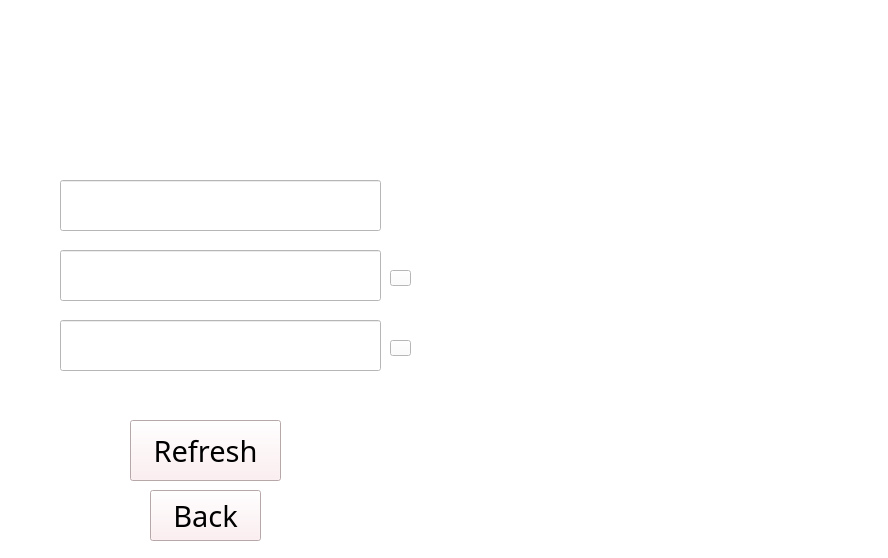
<?xml version="1.0" encoding="UTF-8"?>
<ui version="4.0">
 <class>MiniPicasso</class>
 <widget class="QWidget" name="MiniPicasso">
  <property name="geometry">
   <rect>
    <x>0</x>
    <y>0</y>
    <width>888</width>
    <height>558</height>
   </rect>
  </property>
  <property name="windowTitle">
   <string>Form</string>
  </property>
  <property name="styleSheet">
   <string notr="true">background-color: rgb(255, 255, 255);</string>
  </property>
  <widget class="QLineEdit" name="lineEdit">
   <property name="geometry">
    <rect>
     <x>60</x>
     <y>180</y>
     <width>321</width>
     <height>51</height>
    </rect>
   </property>
   <property name="font">
    <font>
     <family>Arial</family>
     <pointsize>14</pointsize>
    </font>
   </property>
   <property name="styleSheet">
    <string notr="true">border-image: url(:/images/border.PNG);</string>
   </property>
   <property name="text">
    <string/>
   </property>
   <property name="alignment">
    <set>Qt::AlignLeading|Qt::AlignLeft|Qt::AlignVCenter</set>
   </property>
   <property name="placeholderText">
    <string notr="true" comment="Username" extracomment="Username"/>
   </property>
  </widget>
  <widget class="QLineEdit" name="lineEdit_2">
   <property name="geometry">
    <rect>
     <x>60</x>
     <y>250</y>
     <width>321</width>
     <height>51</height>
    </rect>
   </property>
   <property name="font">
    <font>
     <family>Arial</family>
     <pointsize>14</pointsize>
    </font>
   </property>
   <property name="styleSheet">
    <string notr="true">border-image: url(:/images/border.PNG);</string>
   </property>
   <property name="text">
    <string/>
   </property>
   <property name="alignment">
    <set>Qt::AlignLeading|Qt::AlignLeft|Qt::AlignVCenter</set>
   </property>
   <property name="placeholderText">
    <string notr="true" comment="Username" extracomment="Username"/>
   </property>
  </widget>
  <widget class="QLabel" name="label_3">
   <property name="geometry">
    <rect>
     <x>20</x>
     <y>20</y>
     <width>401</width>
     <height>91</height>
    </rect>
   </property>
   <property name="styleSheet">
    <string notr="true">border-image: url(:/images/Снимок1.PNG);</string>
   </property>
   <property name="text">
    <string/>
   </property>
   <property name="pixmap">
    <pixmap>Снимок1.PNG</pixmap>
   </property>
   <property name="scaledContents">
    <bool>true</bool>
   </property>
  </widget>
  <widget class="QLabel" name="label_6">
   <property name="geometry">
    <rect>
     <x>60</x>
     <y>100</y>
     <width>311</width>
     <height>61</height>
    </rect>
   </property>
   <property name="styleSheet">
    <string notr="true">border-image: url(:/images/Снимок2.PNG);</string>
   </property>
   <property name="text">
    <string/>
   </property>
   <property name="pixmap">
    <pixmap>Снимок2.PNG</pixmap>
   </property>
   <property name="scaledContents">
    <bool>true</bool>
   </property>
  </widget>
  <widget class="QLineEdit" name="lineEdit_3">
   <property name="geometry">
    <rect>
     <x>60</x>
     <y>320</y>
     <width>321</width>
     <height>51</height>
    </rect>
   </property>
   <property name="font">
    <font>
     <family>Arial</family>
     <pointsize>14</pointsize>
    </font>
   </property>
   <property name="styleSheet">
    <string notr="true">border-image: url(:/images/border.PNG);</string>
   </property>
   <property name="text">
    <string/>
   </property>
   <property name="alignment">
    <set>Qt::AlignLeading|Qt::AlignLeft|Qt::AlignVCenter</set>
   </property>
   <property name="placeholderText">
    <string notr="true" comment="Username" extracomment="Username"/>
   </property>
  </widget>
  <widget class="QLabel" name="label_7">
   <property name="geometry">
    <rect>
     <x>30</x>
     <y>380</y>
     <width>391</width>
     <height>31</height>
    </rect>
   </property>
   <property name="font">
    <font>
     <family>Arial</family>
     <pointsize>13</pointsize>
    </font>
   </property>
   <property name="styleSheet">
    <string notr="true">background-color: rgb(255, 255, 255);</string>
   </property>
   <property name="text">
    <string/>
   </property>
   <property name="alignment">
    <set>Qt::AlignCenter</set>
   </property>
  </widget>
  <widget class="QPushButton" name="pushButton_5">
   <property name="geometry">
    <rect>
     <x>130</x>
     <y>420</y>
     <width>151</width>
     <height>61</height>
    </rect>
   </property>
   <property name="font">
    <font>
     <family>Impact</family>
     <pointsize>22</pointsize>
    </font>
   </property>
   <property name="styleSheet">
    <string notr="true">background-color: rgb(255, 234, 237);</string>
   </property>
   <property name="text">
    <string>Refresh</string>
   </property>
  </widget>
  <widget class="QPushButton" name="pushButton_6">
   <property name="geometry">
    <rect>
     <x>150</x>
     <y>490</y>
     <width>111</width>
     <height>51</height>
    </rect>
   </property>
   <property name="font">
    <font>
     <family>Impact</family>
     <pointsize>22</pointsize>
    </font>
   </property>
   <property name="styleSheet">
    <string notr="true">background-color: rgb(255, 234, 237);</string>
   </property>
   <property name="text">
    <string>Back</string>
   </property>
  </widget>
  <widget class="QPushButton" name="pushButton_7">
   <property name="geometry">
    <rect>
     <x>390</x>
     <y>270</y>
     <width>21</width>
     <height>16</height>
    </rect>
   </property>
   <property name="autoFillBackground">
    <bool>false</bool>
   </property>
   <property name="styleSheet">
    <string notr="true">border-image: url(:/images/eye.png);</string>
   </property>
   <property name="text">
    <string/>
   </property>
  </widget>
  <widget class="QPushButton" name="pushButton_8">
   <property name="geometry">
    <rect>
     <x>390</x>
     <y>340</y>
     <width>21</width>
     <height>16</height>
    </rect>
   </property>
   <property name="autoFillBackground">
    <bool>false</bool>
   </property>
   <property name="styleSheet">
    <string notr="true">border-image: url(:/images/eye.png);</string>
   </property>
   <property name="text">
    <string/>
   </property>
  </widget>
  <widget class="QLabel" name="label">
   <property name="geometry">
    <rect>
     <x>420</x>
     <y>70</y>
     <width>451</width>
     <height>451</height>
    </rect>
   </property>
   <property name="styleSheet">
    <string notr="true">background-color: rgb(255, 255, 255);</string>
   </property>
   <property name="text">
    <string/>
   </property>
   <property name="pixmap">
    <pixmap resource="images/res2.qrc">:/images/rounded-in-photoretrica (2).png</pixmap>
   </property>
   <property name="scaledContents">
    <bool>true</bool>
   </property>
  </widget>
 </widget>
 <resources>
  <include location="images/res2.qrc"/>
 </resources>
 <connections/>
</ui>
